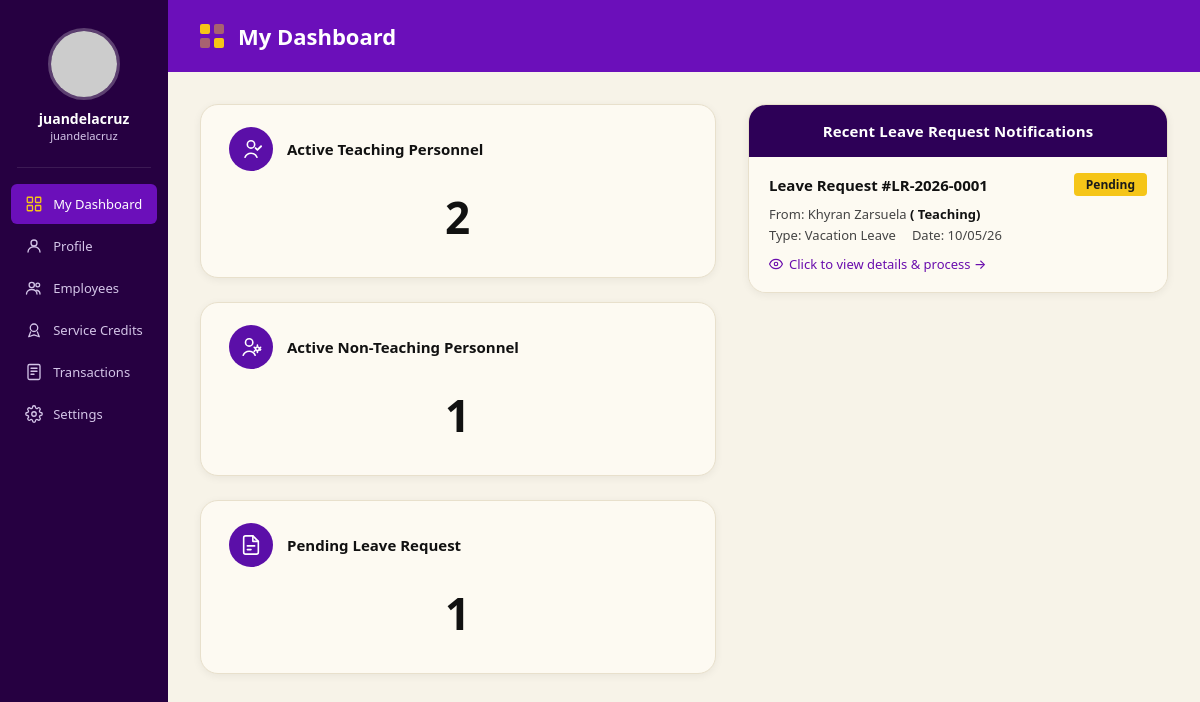
The page /Pages/Admin/adminDashboard.php (signed in) on the database its author committed.
### tables this page shows
CREATE TABLE `leave_requests` (
  `leave_request_id` int(10) UNSIGNED NOT NULL,
  `request_number` varchar(50) NOT NULL,
  `employee_id` int(10) UNSIGNED NOT NULL,
  `leave_type_id` smallint(5) UNSIGNED NOT NULL,
  `credit_type_id` tinyint(3) UNSIGNED DEFAULT NULL,
  `date_filed` date NOT NULL,
  `reason_details` text DEFAULT NULL,
  `start_datetime` datetime NOT NULL,
  `end_datetime` datetime NOT NULL,
  `total_leave_days` decimal(5,2) NOT NULL,
  `status` enum('Pending','Approved','Rejected') NOT NULL DEFAULT 'Pending',
  `document_path` varchar(500) DEFAULT NULL,
  `reviewed_by` int(10) UNSIGNED DEFAULT NULL,
  `reviewed_at` datetime DEFAULT NULL,
  `created_at` datetime NOT NULL DEFAULT current_timestamp(),
  `updated_at` datetime NOT NULL DEFAULT current_timestamp() ON UPDATE current_timestamp()
);

CREATE TABLE `employees` (
  `employee_id` int(10) UNSIGNED NOT NULL,
  `employee_number` varchar(50) NOT NULL,
  `personnel_type` enum('Teaching','Non-Teaching') NOT NULL,
  `last_name` varchar(100) NOT NULL,
  `first_name` varchar(100) NOT NULL,
  `middle_name` varchar(100) DEFAULT NULL,
  `plantilla_item_number` varchar(100) DEFAULT NULL,
  `position` varchar(150) NOT NULL,
  `salary_grade` tinyint(3) UNSIGNED DEFAULT NULL,
  `step_increment` tinyint(3) UNSIGNED DEFAULT NULL,
  `date_original_appointment` date DEFAULT NULL,
  `date_last_promotion` date DEFAULT NULL,
  `deped_email` varchar(150) NOT NULL,
  `created_at` datetime NOT NULL DEFAULT current_timestamp(),
  `updated_at` datetime NOT NULL DEFAULT current_timestamp() ON UPDATE current_timestamp()
);

CREATE TABLE `leave_types` (
  `leave_type_id` smallint(5) UNSIGNED NOT NULL,
  `leave_type_name` varchar(150) NOT NULL,
  `description` text DEFAULT NULL,
  `is_active` tinyint(1) NOT NULL DEFAULT 1
);

### Pages/Admin/adminDashboard.php (the view, shortened to what this page needs)
<?php
$pdo = db();
$stmt = $pdo->prepare("
    SELECT COUNT(*)
    FROM employees e
    INNER JOIN accounts a
        ON a.employee_id = e.employee_id
    WHERE a.is_active = 1
      AND e.personnel_type = 'Teaching'
");
$stmt->execute();
$teachingCount = (int) $stmt->fetchColumn();
$stmt = $pdo->prepare("
    SELECT COUNT(*)
    FROM employees e
    INNER JOIN accounts a
        ON a.employee_id = e.employee_id
    WHERE a.is_active = 1
      AND e.personnel_type = 'Non-Teaching'
");
$stmt->execute();
$nonTeachingCount = (int) $stmt->fetchColumn();
$stmt = $pdo->prepare("
    SELECT COUNT(*)
    FROM leave_requests
    WHERE status = 'Pending'
");
$stmt->execute();
$pendingLeaveCount = (int) $stmt->fetchColumn();
$stmt = $pdo->prepare("
    SELECT
        lr.leave_request_id,
        lr.request_number,
        lr.employee_id,
        lr.leave_type_id,
        lr.date_filed,
        lr.start_datetime,
        lr.end_datetime,
        lr.total_leave_days,
        lr.status,
        e.first_name,
        e.last_name,
        e.employee_number,
        e.personnel_type,
        lt.leave_type_name
    FROM leave_requests lr
    INNER JOIN employees e
        ON lr.employee_id = e.employee_id
    INNER JOIN leave_types lt
        ON lr.leave_type_id = lt.leave_type_id
    WHERE lr.status = 'Pending'
    ORDER BY lr.created_at DESC
    LIMIT 3
");
$stmt->execute();
$recentLeaveRequests = $stmt->fetchAll();
?>
<!DOCTYPE html>
<html lang="en">
<head>
  <link rel="stylesheet" href="../../styles/admin.css" />
</head>
<body>
  <div class="app-shell">
    <aside class="sidebar" id="sidebar" aria-label="Admin navigation">
      <img
        class="sidebar-avatar"
        src="https://placehold.co/72x72/6B0FBA/FFFFFF?text=A"
        alt="Admin profile photo"
      />
      <p class="sidebar-name"> <?php echo $_SESSION['username']; ?></p>
      <p class="sidebar-role"> <?php echo $_SESSION['role_name']; ?></p>
      <div class="sidebar-divider" role="separator"></div>
      <nav aria-label="Main menu">
        <ul class="sidebar-nav">
          <li>
            <a
              href="adminDashboard.html"
              class="nav-item active"
              aria-current="page"
            >
              <span class="nav-icon" aria-hidden="true">
                <svg viewBox="0 0 24 24">
                  <rect x="3" y="3" width="7" height="7" rx="1"/>
                  <rect x="14" y="3" width="7" height="7" rx="1"/>
                  <rect x="3" y="14" width="7" height="7" rx="1"/>
                  <rect x="14" y="14" width="7" height="7" rx="1"/>
                </svg>
              </span>
              My Dashboard
            </a>
          </li>
          <li>
            <a href="adminProfile.php" class="nav-item">
              <span class="nav-icon" aria-hidden="true">
                <svg viewBox="0 0 24 24">
                  <circle cx="12" cy="8" r="4"/>
                  <path d="M4 20c0-4 3.6-7 8-7s8 3 8 7"/>
                </svg>
              </span>
              Profile
            </a>
          </li>
          <li>
            <a href="adminEmployees.php" class="nav-item">
              <span class="nav-icon" aria-hidden="true">
                <svg viewBox="0 0 24 24">
                  <circle cx="9" cy="8" r="3.5"/>
                  <path d="M2 20c0-3.3 3.1-6 7-6s7 2.7 7 6"/>
                  <circle cx="17" cy="8" r="2.5"/>
                  <path d="M20 20c0-2.5-1.9-4.5-4.5-5"/>
                </svg>
              </span>
              Employees
            </a>
          </li>
          <li>
            <a href="adminServiceCredits.php" class="nav-item">
              <span class="nav-icon" aria-hidden="true">
                <svg viewBox="0 0 24 24">
                  <circle cx="12" cy="9" r="5"/>
                  <path d="M7.5 14.5L5 21l7-2.5L19 21l-2.5-6.5"/>
                </svg>
              </span>
              Service Credits
            </a>
          </li>
          <li>
            <a href="adminTransactions.html" class="nav-item">
              <span class="nav-icon" aria-hidden="true">
                <svg viewBox="0 0 24 24">
                  <rect x="4" y="2" width="16" height="20" rx="2"/>
                  <line x1="8" y1="7" x2="16" y2="7"/>
                  <line x1="8" y1="11" x2="16" y2="11"/>
                  <line x1="8" y1="15" x2="12" y2="15"/>
                </svg>
              </span>
              Transactions
            </a>
          </li>
          <li>
            <a href="adminSettings.html" class="nav-item">
              <span class="nav-icon" aria-hidden="true">
              </span>
              Settings
            </a>
          </li>
        </ul>
      </nav>
    </aside>
    <div class="main-wrapper">
      <header class="topbar" role="banner">
        <div class="topbar-icon" aria-hidden="true">
          <span></span><span></span>
          <span></span><span></span>
        </div>
        <h1 class="topbar-title">My Dashboard</h1>
      </header>
      <main class="page-content" id="mainContent">
        <section class="stat-cards" aria-label="Personnel statistics">
          <article class="stat-card">
            <div class="stat-card-header">
              <div class="stat-icon" aria-hidden="true">
                <svg viewBox="0 0 24 24">
                  <circle cx="12" cy="7" r="4"/>
                  <path d="M5.5 21a7 7 0 0 1 13 0"/>
                  <path d="M17 11l2 2 4-4" stroke-width="2"/>
                </svg>
              </div>
              <h2 class="stat-label">Active Teaching Personnel</h2>
            </div>
            <p class="stat-number" data-stat="active-teaching"> <?= $teachingCount ?></p>
          </article>
          <article class="stat-card">
            <div class="stat-card-header">
              <div class="stat-icon" aria-hidden="true">
                <svg viewBox="0 0 24 24">
                  <circle cx="10" cy="7" r="4"/>
                  <path d="M3.5 21a7 7 0 0 1 13 0"/>
                  <circle cx="19" cy="14" r="2"/>
                  <path d="M19 10v1M19 17v1M15.5 12.3l.7.7M22.5 14.7l-.7.7M15.5 16.7l.7-.7M22.5 12.3l-.7.7"/>
                </svg>
              </div>
              <h2 class="stat-label">Active Non-Teaching Personnel</h2>
            </div>
            <p class="stat-number" data-stat="active-nonteaching">  <?= $nonTeachingCount ?></p>
          </article>
          <article class="stat-card">
            <div class="stat-card-header">
              <div class="stat-icon" aria-hidden="true">
                <svg viewBox="0 0 24 24">
                  <path d="M14 2H6a2 2 0 0 0-2 2v16a2 2 0 0 0 2 2h12a2 2 0 0 0 2-2V8Z"/>
                  <polyline points="14 2 14 8 20 8"/>
                  <line x1="8" y1="13" x2="16" y2="13"/>
                  <line x1="8" y1="17" x2="12" y2="17"/>
                </svg>
              </div>
              <h2 class="stat-label">Pending Leave Request</h2>
            </div>
            <p class="stat-number" data-stat="pending-leave"> <?= $pendingLeaveCount ?></p>
          </article>
        </section>
        <aside class="notif-panel" aria-label="Recent leave request notifications">
          <div class="notif-header">
            <h2 class="notif-header-title">Recent Leave Request Notifications</h2>
          </div>
          <ul class="notif-list">
            <li class="notif-item">
              <div class="notif-item-top">
              <?php if (empty($recentLeaveRequests)): ?>
    <div class="no-notifications">
        No pending leave requests.
    </div>
<?php else: ?>
    <?php foreach ($recentLeaveRequests as $request): ?>
                <span class="notif-request-id"> Leave Request #<?= htmlspecialchars($request['request_number']) ?></span>
                <span class="badge-pending"><?= htmlspecialchars($request['status']) ?></span>
              </div>
              <div class="notif-meta">
                <p>
                  <span> From:
                <?= htmlspecialchars(
                    $request['first_name'] . ' ' . $request['last_name']
                ) ?></span>
                  <strong>( <?= htmlspecialchars($request['personnel_type']) ?>)</strong>
                </p>
                <div class="notif-meta-row">
                  <span>Type: <?= htmlspecialchars($request['leave_type_name']) ?></span>
                  <span>Date:  <?= date(
                    'm/d/y',
                    strtotime($request['start_datetime'])
                ) ?></span>
                </div>
              </div>
              <a href="adminTransactions.php?request_id=<?= (int) $request['leave_request_id'] ?>" class="notif-link">
                <svg viewBox="0 0 24 24" aria-hidden="true">
                  <path d="M1 12C2.73 7.89 7 4 12 4s9.27 3.89 11 8c-1.73 4.11-6 8-11 8S2.73 16.11 1 12Z"/>
                  <circle cx="12" cy="12" r="3"/>
                </svg>
                Click to view details & process →
            </a>
             <?php endforeach; ?>
<?php endif; ?>
            </li>
          </ul>
        </aside>
      </main>
    </div>
  </div>
</body>
</html>

### rows shown on the page
leave_requests: request_number "LR-2026-0001", status "Pending", employee.last_name "Khyran Zarsuela", employee.personnel_type "Teaching", leave_type.leave_type_name "Vacation Leave", start_datetime "10/05/26"

### other values the page prints
$_SESSION['username'] "juandelacruz"
$_SESSION['role_name'] "juandelacruz"
$teachingCount "2"
$nonTeachingCount "1"
$pendingLeaveCount "1"
